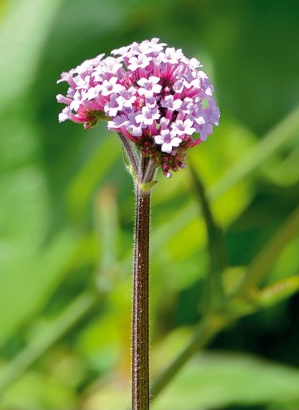
#> input picture images/flower.png, 299 x 410 px
$ jupyter execute 009.ipynb
#> lines starting #> are read from the running program, lines starting #| are printed output that depends on the picture; after the words box and inside, x2 and y2 are one past the last pixel; in counts of white or black regions, pixels touching at a corner belong together
# 图像色彩空间转换
常见的四种色彩空间：RGB、HSV、YUV、YCrCb：
- **RGB**：设备无关
- **HSV**：直方图相关处理会先转换到HSV色彩空间
- **YUV**：欧洲电视早期保准，另外Linux的相机也是YUV，Android手机的相机也是采用YUV色彩空间，但是会被转换成RGB色彩空间
- **YCrCb**：皮肤检测效果好

## `cvtColor(src, code[, dst[, dstCn]]) -> dst`色彩空间转换
色彩空间间的转换使用`cvtColor`方法：

[cell 1]
import cv2 as cv
import utils as u
from matplotlib import pyplot as plt

src = cv.imread('images/flower.png')
#> src is the input picture: shape (410, 299, 3); mean B, G, R 64, 137, 107.6
hsv_dst = cv.cvtColor(src, cv.COLOR_BGR2HSV)
#> hsv_dst: shape (410, 299, 3); mean H, S, V 54.5, 157, 142.2
plt.imshow(hsv_dst)

[cell 2]
yuv_dst = cv.cvtColor(src, cv.COLOR_BGR2YUV)
#> yuv_dst: shape (410, 299, 3); mean of channels 0, 1, 2 119.8, 100.5, 117.2
plt.imshow(yuv_dst)

[cell 3]
ycrcb_dst = cv.cvtColor(src, cv.COLOR_BGR2YCrCb)
#> ycrcb_dst: shape (410, 299, 3); mean of channels 0, 1, 2 119.8, 119.2, 96.5
plt.imshow(ycrcb_dst)

## `inRange(src, lowerb, upperb[, dst]) -> dst`

HSV色彩空间的H取值范围是0~180（取决于opencv开发初期内存比较昂贵），S的范围是0~255，V的范围也是0~255。

hmin表示H通道的最小值，hmax表示H通道的最大值，SV通道也同理。通过上表的色彩对应的通道最大最小值，在查找颜色的时候便有了一个范围

[cell 4]
src = cv.imread('images/greenback.png')
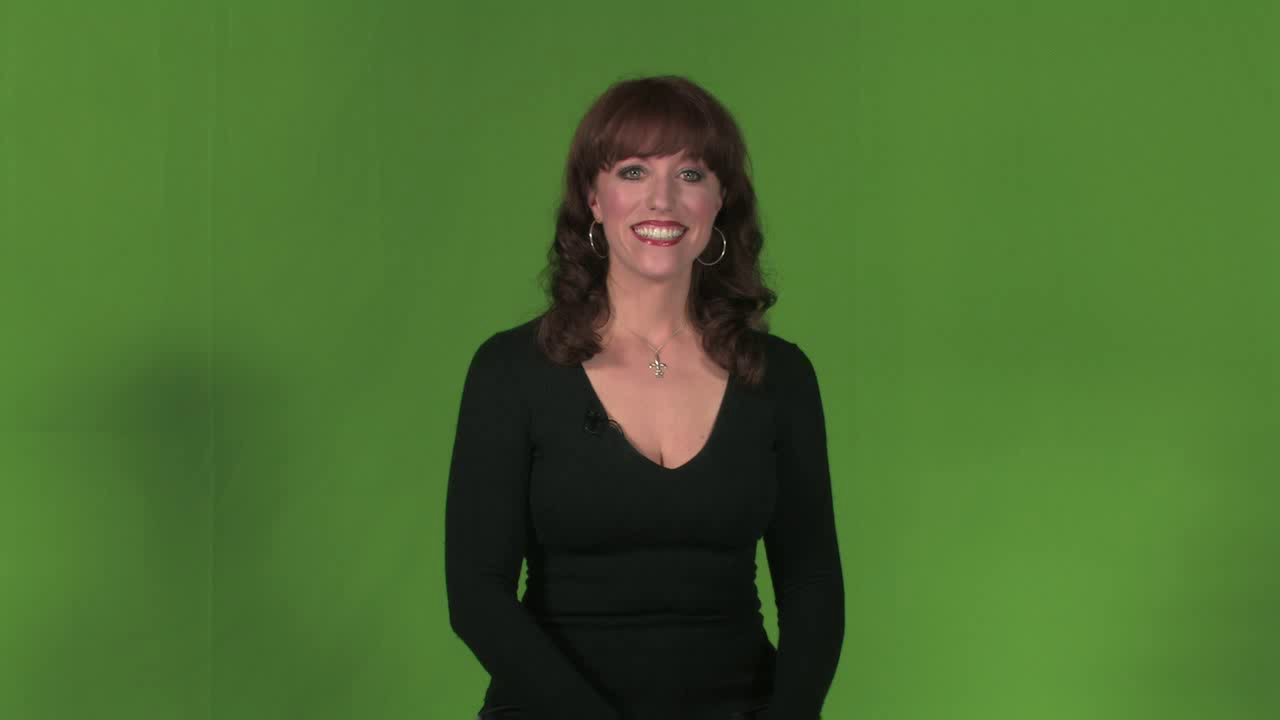
#> input picture images/greenback.png, 1280 x 720 px
#> src is the input picture: shape (720, 1280, 3); mean B, G, R 47.7, 108, 73.5
hsv = cv.cvtColor(src, cv.COLOR_BGR2HSV)
#> hsv: shape (720, 1280, 3); mean H, S, V 47.7, 135.3, 110.1
plt.imshow(src)

[cell 5]
# hsv图像上找到绿色
mask = cv.inRange(hsv, (35, 43, 46), (77, 255, 255))
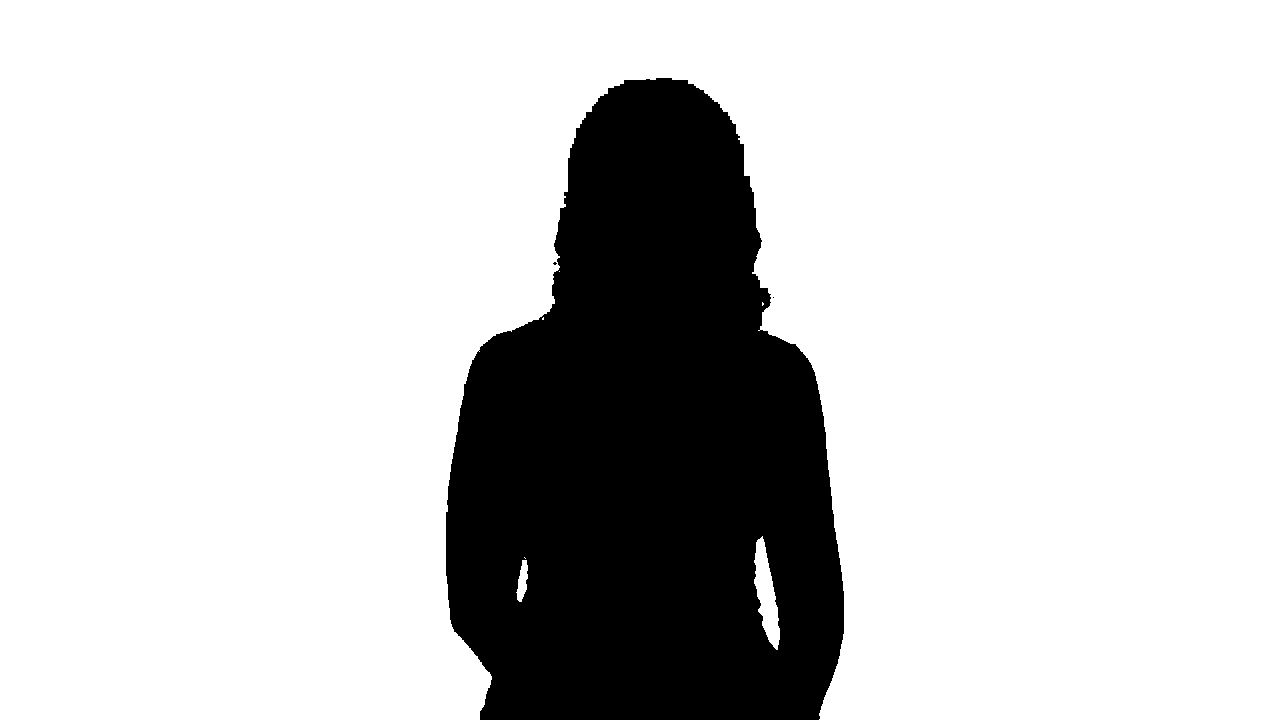
#> mask: shape (720, 1280); 79.8% white; 3 black regions (2 under 20 px), largest, box (x1, y1, x2, y2) and area: (446, 78, 844, 720) 186389
dst_not = cv.bitwise_not(mask)
dst_and = cv.bitwise_and(src, src, mask=dst_not )
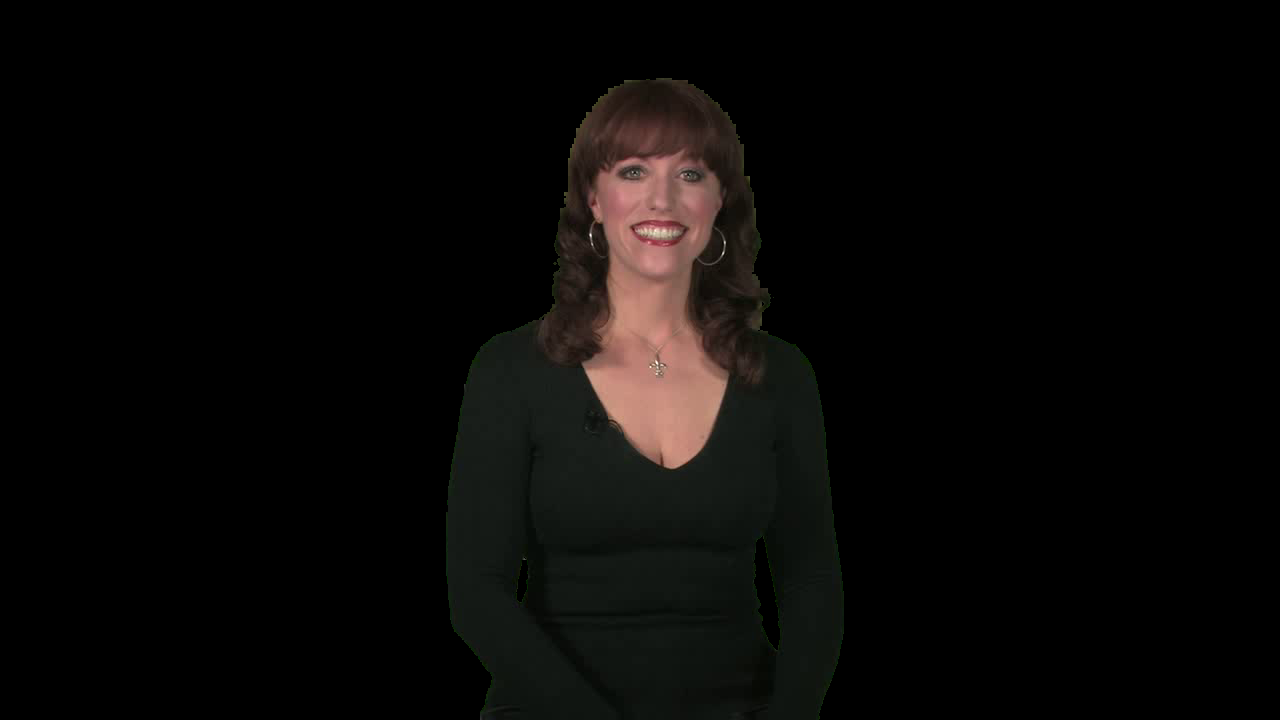
#> dst_and: shape (720, 1280, 3); mean B, G, R 7, 8.2, 9.7
plt.imshow(dst_and)
